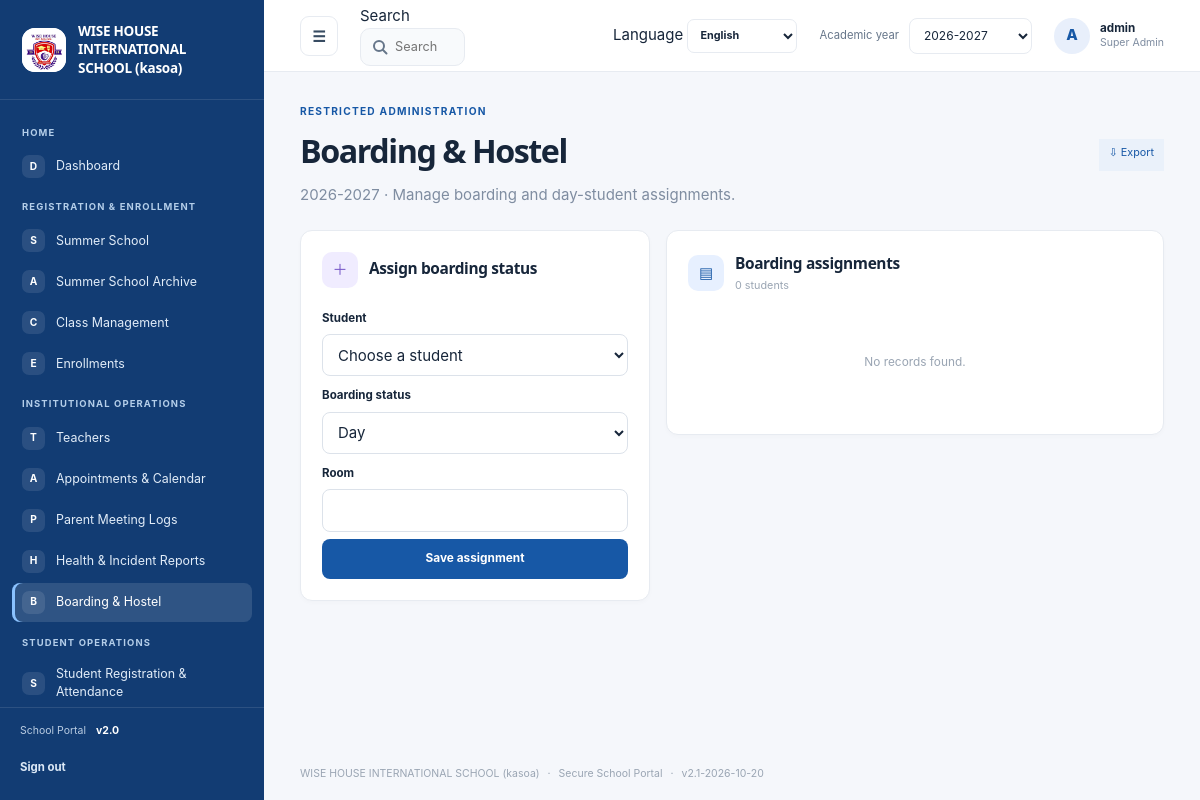
The page /admin/boarding (signed in) on the database its author committed.
### tables this page shows
CREATE TABLE settings (
    key TEXT PRIMARY KEY,
    value TEXT NOT NULL
);

CREATE TABLE navigation_items (
    id INTEGER PRIMARY KEY AUTOINCREMENT,
    category TEXT NOT NULL,
    title TEXT NOT NULL,
    icon TEXT NOT NULL DEFAULT 'circle',
    url_endpoint TEXT NOT NULL,
    route_arg TEXT NOT NULL DEFAULT '',
    is_active INTEGER NOT NULL DEFAULT 1 CHECK (is_active IN (0, 1)),
    display_order INTEGER NOT NULL DEFAULT 0
);

CREATE TABLE users (
    id INTEGER PRIMARY KEY AUTOINCREMENT,
    username TEXT NOT NULL UNIQUE,
    password_hash TEXT NOT NULL,
    role TEXT NOT NULL DEFAULT 'manager'
      CHECK (role IN (
        'super_admin', 'admin', 'manager', 'teacher', 'student', 'parent',
        'health_officer', 'boarding_master'
      )),
    email TEXT UNIQUE,
    teacher_id INTEGER REFERENCES teachers(id) ON DELETE CASCADE,
    student_id INTEGER REFERENCES students(id) ON DELETE CASCADE,
    is_active INTEGER NOT NULL DEFAULT 1 CHECK (is_active IN (0, 1))
);

### school_system/views.py (the view, shortened to what this page needs)
@bp.route("/admin/boarding", methods=("GET", "POST"))
@roles_required("super_admin", "manager", "admin", "boarding_master")
def boarding_management():
    _require_module("boarding")
    db = get_db()
    year_row = db.execute(
        "SELECT value FROM settings WHERE key='academic_year'"
    ).fetchone()
    academic_year = year_row["value"] if year_row else "2026-2027"
    match = re.fullmatch(r"(\d{4})-(\d{4})", academic_year)
    year_start = int(match.group(1)) if match else date.today().year
    students = db.execute(
        "SELECT id,name,grade_level FROM students ORDER BY name"
    ).fetchall()
    records = db.execute(
        "SELECT b.id,b.student_id,b.academic_year,b.residency,b.room,"
        "s.name AS student_name,s.grade_level "
        "FROM boarding_assignments b JOIN students s ON s.id=b.student_id "
        "WHERE b.academic_year=? ORDER BY s.name",
        (year_start,),
    ).fetchall()
    return render_template(
        "boarding.html", students=students, records=records,
        academic_year=academic_year,
    )

### school_system/auth.py (called while the page is built)
@bp.before_app_request
def load_logged_in_user():
    user_id = session.get("user_id")
    if user_id is None:
        session.pop("username", None)
        session.pop("role", None)
        return
    user = get_db().execute(
        "SELECT id, username, role, is_active FROM users WHERE id = ?", (user_id,)
    ).fetchone()
    if user is None or not user["is_active"]:
        session.clear()
    else:
        session["username"] = user["username"]
        session["role"] = user["role"]

def login_required(view):
    @functools.wraps(view)
    def wrapped_view(**kwargs):
        if session.get("user_id") is None:
            return redirect(url_for("auth.login"))
        return view(**kwargs)
    return wrapped_view

def roles_required(*roles):
    def decorator(view):
        @functools.wraps(view)
        @login_required
        def wrapped_view(**kwargs):
            if session.get("role") not in roles:
                abort(403)
            return view(**kwargs)
        return wrapped_view
    return decorator

### school_system/db.py (called while the page is built)
def get_db():
    if "db" not in g:
        g.db = sqlite3.connect(current_app.config["DATABASE"])
        g.db.row_factory = sqlite3.Row
        g.db.execute("PRAGMA foreign_keys = ON")
    return g.db

### school_system/views.py (called while the page is built, shortened)
@bp.app_template_filter("translate")
def translate(text, language="en"):
    if language == "en" or not isinstance(text, str):
        return text

def _module_states(db=None):
    db = db or get_db()
    settings = {
        row["key"]: row["value"]
        for row in db.execute(
            "SELECT key,value FROM settings WHERE key LIKE 'module_%'"
        ).fetchall()
    }
    return {
        name: settings.get("module_" + name, "1" if enabled else "0") == "1"
        for name, enabled in MODULE_DEFAULTS.items()
    }

def _require_module(name):
    if not _module_states().get(name, False):
        abort(404)

### school_system/templates/boarding.html (shortened to what this page needs)
{% extends "base.html" %}
{% from "_export_menu.html" import export_menu with context %}
{% block content %}
  <section class="page-title-row">
    <div><span class="eyebrow">{{ 'RESTRICTED ADMINISTRATION'|translate(language) }}</span><h1>{{ 'Boarding & Hostel'|translate(language) }}</h1><p class="muted">{{ academic_year }} · {{ 'Manage boarding and day-student assignments.'|translate(language) }}</p></div>
      {{ export_menu(url_for('views.export_boarding')) }}
  </section>
  <div class="admin-grid">
    <section class="portal-card user-form-card">
      <div class="card-heading"><div><span class="card-icon lavender">＋</span><div><h2>{{ 'Assign boarding status'|translate(language) }}</h2></div></div></div>
      {% if students %}
        <form method="post" class="stack user-create-form">
          <label for="student-id">{{ 'Student'|translate(language) }}</label>
          <select id="student-id" name="student_id" required><option value="">{{ 'Choose a student'|translate(language) }}</option></select>
          <label for="residency">{{ 'Boarding status'|translate(language) }}</label>
          <select id="residency" name="residency" required><option value="Day">{{ 'Day'|translate(language) }}</option><option value="Boarding">{{ 'Boarding'|translate(language) }}</option></select>
          <label for="room">{{ 'Room'|translate(language) }}</label>
          <input id="room" name="room" maxlength="80">
          <button type="submit">{{ 'Save assignment'|translate(language) }}</button>
        </form>
      {% else %}<div class="card-empty"><p>{{ 'No students yet'|translate(language) }}</p></div>{% endif %}
    </section>
    <section class="portal-card account-list-card">
      <div class="card-heading"><div><span class="card-icon blue">▤</span><div><h2>{{ 'Boarding assignments'|translate(language) }}</h2><p>{{ records|length }} {{ 'students'|translate(language) }}</p></div></div></div>
      {% if records %}
        <div class="table-scroll"><table>
          <thead><tr><th>{{ 'Student'|translate(language) }}</th><th>{{ 'Class / grade'|translate(language) }}</th><th>{{ 'Boarding status'|translate(language) }}</th><th>{{ 'Room'|translate(language) }}</th></tr></thead>
          <tbody>{% for row in records %}<tr><td>{{ row.student_name }}</td><td>{{ row.grade_level }}</td><td>{{ row.residency|translate(language) }}</td><td>{{ row.room or '—' }}</td></tr>{% endfor %}</tbody>
        </table></div>
      {% else %}<div class="card-empty"><p>{{ 'No records found.'|translate(language) }}</p></div>{% endif %}
    </section>
  </div>
{% endblock %}

### school_system/templates/base.html (shortened to what this page needs)
<!doctype html>
<html lang="{{ language or 'en' }}" dir="{{ 'rtl' if language in ('ar',) else 'ltr' }}">
  <head>
    <link rel="stylesheet" href="{{ url_for('static', filename='style.css') }}">
    <link rel="stylesheet" href="{{ url_for('static', filename='portal.css') }}">
  </head>
  <body class="{% block body_class %}portal-body{% endblock %}">
    {% if session.get('user_id') and not public_page|default(false) %}
      <div class="portal-shell" id="portal-shell">
        <aside class="sidebar" id="sidebar" style="background-color: {{ site_settings.sidebar_color }};">
          <a class="school-brand" href="{{ url_for('views.dashboard') }}">
            <span class="school-logo">
              {% if brand_settings.get('logo_filename') %}
                <img src="{{ url_for('views.uploaded_logo', filename=brand_settings.get('logo_filename')) }}" alt="{{ school_name }} logo">
              {% else %}<span class="logo-mark">W</span>{% endif %}
            </span>
            <span class="school-name">{{ school_name }}</span>
          </a>
          <div class="sidebar-scroll" data-scroll-keep="sidebar" data-scroll-global>
            {% set nav_state = namespace(category=None) %}
            {% for item in nav_items %}
              {% if item.category != nav_state.category %}
                {% if not loop.first %}</section>{% endif %}
                <section class="nav-group"><p class="nav-heading">{{ item.category }}</p>
                {% set nav_state.category = item.category %}
              {% endif %}
              <a class="nav-link {% if request.endpoint == item.url_endpoint and (not item.get('resource') or request.view_args.get('resource') == item.get('resource')) %}active{% endif %}"
                href="{{ url_for(item.url_endpoint, resource=item.resource) if item.get('resource') else url_for(item.url_endpoint, module=item.module) if item.get('module') else url_for(item.url_endpoint) }}">
                <span class="nav-icon" aria-hidden="true">{{ item.icon[:1]|upper }}</span><span>{{ item.title }}</span>
              </a>
            {% endfor %}
            {% if nav_items %}</section>{% endif %}
          </div>
          <div class="sidebar-footer">
            <span class="sidebar-version">School Portal <b>v2.0</b></span>
            <form action="{{ url_for('auth.logout') }}" method="post">
              <button class="sidebar-logout" type="submit">{{ 'Sign out'|translate(language) }}</button>
            </form>
          </div>
        </aside>
        <div class="portal-main">
          <header class="topbar">
            <button class="icon-button menu-toggle" id="menu-toggle" type="button" aria-label="Toggle navigation" aria-expanded="true">☰</button>
            {% include "_global_search.html" %}
            <form class="language-select" method="post" action="{{ url_for('views.change_language') }}">
              <label for="portal-language" class="sr-only">Language</label>
              <select id="portal-language" name="language" aria-label="Language" onchange="this.form.submit()">
                {% for code, label in languages.items() %}
                  <option value="{{ code }}" {% if language == code %}selected{% endif %}>{{ label }}</option>
                {% endfor %}
              </select>
            </form>
            <form class="year-select" method="get" action="{{ url_for('views.dashboard') }}">
              <label for="academic-year">{{ 'Academic year'|translate(language) }}</label>
              <select id="academic-year" name="year" onchange="this.form.submit()">
                {% set year = request.args.get('year', academic_year) %}
                {% for option in academic_year_options %}
                  <option value="{{ option }}" {% if year == option %}selected{% endif %}>{{ option }}</option>
                {% endfor %}
              </select>
            </form>
            <a class="profile-chip" href="{{ url_for('views.profile') }}" aria-label="User profile">
              <span class="avatar">{{ session.get('username', 'U')[:1]|upper }}</span>
              <span class="profile-copy"><b>{{ session.get('username') }}</b><small>{{ role_label }}</small></span>
            </a>
          </header>
          <main class="page-content">
            {% block content %}{% endblock %}
          </main>
          <footer class="page-footer">{{ school_name }} <span>·</span> Secure School Portal <span>·</span> v{{ app_version }}</footer>
        </div>
      </div>
    {% else %}
      {% for category, message in get_flashed_messages(with_categories=true) %}
        <p class="flash {{ category }} login-flash" role="status">{{ message|translate(language) }}</p>
      {% endfor %}
      {% block public_content %}{% endblock %}
    {% endif %}
  </body>
</html>

### school_system/templates/_export_menu.html (shortened to what this page needs)
{% macro export_menu(url, label=None) %}
  <details class="export-menu">
    <summary class="button-small secondary-button">⇩ {{ (label or 'Export')|translate(language) }}</summary>
  </details>
{% endmacro %}

### school_system/templates/_global_search.html (shortened to what this page needs)
<div class="global-search" role="search">
  <label for="global-search-input" class="sr-only">{{ 'Search'|translate(language) }}</label>
  <input id="global-search-input" type="search" autocomplete="off" maxlength="60"
    placeholder="{{ 'Search students, teachers, pages…'|translate(language) }}" aria-controls="gs-panel" aria-expanded="false">
</div>

### school_system/static/portal.css (style rules this page uses)
.sidebar-logout { width:100%;min-height:34px;justify-content:flex-start;margin-top:12px;padding:6px 0;background:transparent;color:#dce9f7;font-size:.76rem }
.language-select select { min-height:34px;padding:5px 8px;border:1px solid var(--line);border-radius:7px;background:#fff;color:var(--ink);font-size:.72rem;font-weight:700 }
.secondary-button { min-height:32px;padding:6px 10px;background:#eaf1fa;color:var(--primary);font-size:.72rem }

### school_system/templates/_global_search.html (style rules this page uses)
.global-search { position:relative;flex:1;min-width:0;max-width:460px }
.global-search input { width:100%;min-height:38px;padding:7px 12px 7px 34px;border:1px solid var(--line,#e4e7ec);border-radius:10px;font:inherit;font-size:.85rem;color:var(--ink,#101828) }

### school_system/templates/_export_menu.html (style rules this page uses)
.export-menu { position:relative;display:inline-block }
.export-menu summary { list-style:none;cursor:pointer }

### rows shown on the page
settings: value (picture)
settings: value "WISE HOUSE INTERNATIONAL SCHOOL (kasoa)"
navigation_items: category "HOME", icon "D", title "Dashboard"
navigation_items: category "REGISTRATION & ENROLLMENT", icon "S", title "Summer School"
navigation_items: icon "A", title "Summer School Archive"
navigation_items: icon "C", title "Class Management"
navigation_items: icon "E", title "Enrollments"
navigation_items: category "INSTITUTIONAL OPERATIONS", icon "T", title "Teachers"
navigation_items: icon "A", title "Appointments & Calendar"
navigation_items: icon "P", title "Parent Meeting Logs"
navigation_items: icon "H", title "Health & Incident Reports"
navigation_items: icon "B", title "Boarding & Hostel"
navigation_items: category "STUDENT OPERATIONS", icon "S", title "Student Registration & Attendance"
settings: value "Sign out", value "Search", value "Search students, teachers, pages…", language "English", value "Academic year", value "RESTRICTED ADMINISTRATION", value "Boarding & Hostel", value "Manage boarding and day-student assignments.", value "Export", value "Assign boarding status", value "Student", student_id "Choose a student", value "Boarding status", residency "Day", value "Room", value "Save assignment", value "Boarding assignments", value "students", value "No records found."
settings: year "2026-2027", value "2026-2027"
users: username "A", get "admin"

### other values the page prints
{{ role_label }} "Super Admin"
{{ records|length }} "0"
{{ app_version }} "2.1-2026-10-20"
